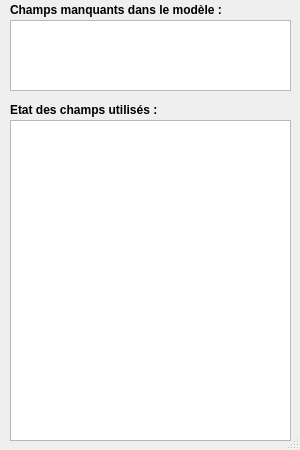
<?xml version="1.0" encoding="UTF-8"?>
<ui version="4.0">
 <class>DialogAide</class>
 <widget class="QDialog" name="DialogAide">
  <property name="windowModality">
   <enum>Qt::ApplicationModal</enum>
  </property>
  <property name="geometry">
   <rect>
    <x>0</x>
    <y>0</y>
    <width>300</width>
    <height>450</height>
   </rect>
  </property>
  <property name="minimumSize">
   <size>
    <width>300</width>
    <height>450</height>
   </size>
  </property>
  <property name="maximumSize">
   <size>
    <width>300</width>
    <height>450</height>
   </size>
  </property>
  <property name="contextMenuPolicy">
   <enum>Qt::NoContextMenu</enum>
  </property>
  <property name="windowTitle">
   <string/>
  </property>
  <property name="windowIcon">
   <iconset>
    <normaloff>icons/icon_principal.PNG</normaloff>icons/icon_principal.PNG</iconset>
  </property>
  <property name="sizeGripEnabled">
   <bool>true</bool>
  </property>
  <property name="modal">
   <bool>true</bool>
  </property>
  <widget class="QLabel" name="label">
   <property name="geometry">
    <rect>
     <x>10</x>
     <y>0</y>
     <width>311</width>
     <height>20</height>
    </rect>
   </property>
   <property name="font">
    <font>
     <weight>75</weight>
     <bold>true</bold>
    </font>
   </property>
   <property name="text">
    <string>Champs manquants dans le modèle :</string>
   </property>
  </widget>
  <widget class="QLabel" name="label_2">
   <property name="geometry">
    <rect>
     <x>10</x>
     <y>100</y>
     <width>311</width>
     <height>20</height>
    </rect>
   </property>
   <property name="font">
    <font>
     <weight>75</weight>
     <bold>true</bold>
    </font>
   </property>
   <property name="text">
    <string>Etat des champs utilisés : </string>
   </property>
  </widget>
  <widget class="QTextEdit" name="textEdit_champs_manquants">
   <property name="geometry">
    <rect>
     <x>10</x>
     <y>20</y>
     <width>281</width>
     <height>71</height>
    </rect>
   </property>
   <property name="readOnly">
    <bool>true</bool>
   </property>
  </widget>
  <widget class="QTableWidget" name="tableWidget_etat_champs">
   <property name="geometry">
    <rect>
     <x>10</x>
     <y>120</y>
     <width>281</width>
     <height>321</height>
    </rect>
   </property>
  </widget>
 </widget>
 <resources/>
 <connections/>
</ui>
